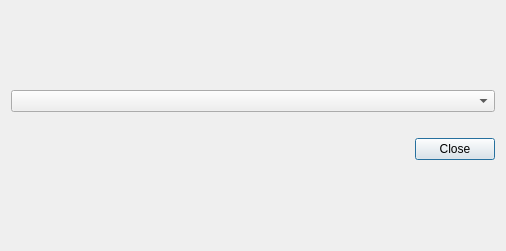
<?xml version="1.0" encoding="UTF-8"?>
<ui version="4.0">
 <class>KstViewFitsDialog</class>
 <widget class="QDialog" name="KstViewFitsDialog">
  <property name="geometry">
   <rect>
    <x>0</x>
    <y>0</y>
    <width>506</width>
    <height>251</height>
   </rect>
  </property>
  <property name="windowTitle">
   <string>View Fit Results</string>
  </property>
  <layout class="QGridLayout">
   <item row="0" column="0">
    <layout class="QGridLayout">
     <item row="0" column="0">
      <widget class="QComboBox" name="_comboBoxFits"/>
     </item>
     <item row="2" column="0">
      <layout class="QHBoxLayout">
       <item>
        <spacer name="spacer5">
         <property name="orientation">
          <enum>Qt::Horizontal</enum>
         </property>
         <property name="sizeType">
          <enum>QSizePolicy::Expanding</enum>
         </property>
         <property name="sizeHint" stdset="0">
          <size>
           <width>351</width>
           <height>21</height>
          </size>
         </property>
        </spacer>
       </item>
       <item>
        <widget class="QPushButton" name="Cancel">
         <property name="sizePolicy">
          <sizepolicy hsizetype="Fixed" vsizetype="Fixed">
           <horstretch>0</horstretch>
           <verstretch>0</verstretch>
          </sizepolicy>
         </property>
         <property name="text">
          <string>Close</string>
         </property>
        </widget>
       </item>
      </layout>
     </item>
     <item row="1" column="0">
      <widget class="QLabel" name="textLabelFit">
       <property name="sizePolicy">
        <sizepolicy hsizetype="Preferred" vsizetype="Fixed">
         <horstretch>0</horstretch>
         <verstretch>0</verstretch>
        </sizepolicy>
       </property>
       <property name="text">
        <string/>
       </property>
       <property name="wordWrap">
        <bool>false</bool>
       </property>
      </widget>
     </item>
    </layout>
   </item>
  </layout>
 </widget>
 <layoutdefault spacing="6" margin="11"/>
 <pixmapfunction>qPixmapFromMimeSource</pixmapfunction>
 <resources/>
 <connections/>
</ui>
